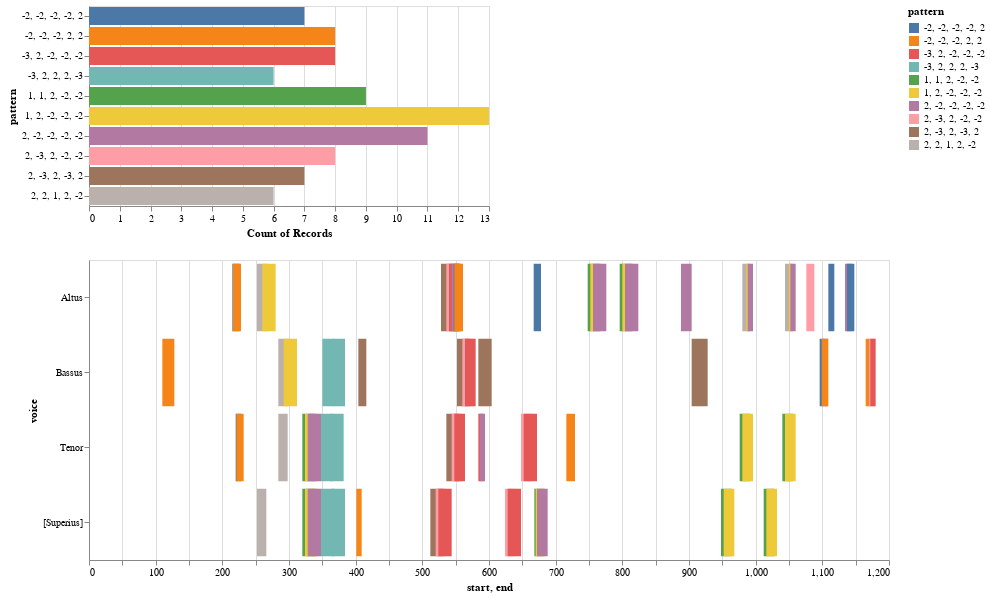

Notebook source saved alongside this figure:
### Code cell
# viz_demo.plot_ngrams_heatmap(mel_ngrams, mel_ngrams_duration, selected_patterns=['4, 1, 2, 2, -3'], voices=[])
viz_demo.plot_ngrams_heatmap(mel_ngrams, mel_ngrams_duration, selected_patterns=mel_ngrams_top_patterns_list, voices=[])

### Figure 1 — Vega-Lite specification as saved in the notebook (floating-point values rounded to 4 significant figures)
{"config": {"view": {"continuousWidth": 400, "continuousHeight": 300}}, "vconcat": [{"mark": "bar", "encoding": {"color": {"type": "nominal", "field": "pattern"}, "opacity": {"condition": {"value": 1, "selection": "selector026"}, "value": 0.2}, "x": {"type": "nominal", "aggregate": "count", "field": "pattern"}, "y": {"type": "nominal", "field": "pattern"}}, "selection": {"selector026": {"type": "multi", "fields": ["pattern"]}}}, {"mark": "bar", "encoding": {"color": {"type": "nominal", "field": "pattern"}, "opacity": {"condition": {"value": 1, "selection": "selector026"}, "value": 0.2}, "tooltip": [{"type": "quantitative", "field": "start"}, {"type": "quantitative", "field": "end"}, {"type": "nominal", "field": "pattern"}], "x": {"type": "quantitative", "field": "start"}, "x2": {"field": "end"}, "y": {"type": "nominal", "field": "voice"}}, "height": 300, "selection": {"selector026": {"type": "multi", "fields": ["pattern"]}, "selector027": {"type": "interval", "bind": "scales", "encodings": ["x", "y"]}}, "width": 800}], "data": {"name": "data-3b0c6bedfd28711dbe07fb2f03008445"}, "$schema": "https://vega.github.io/schema/vega-lite/v4.8.1.json", "datasets": {"data-3b0c6bedfd28711dbe07fb2f03008445": [{"start": 252.0, "voice": "[Superius]", "pattern": "2, 2, 1, 2, -2", "end": 266.0}, {"start": 320.0, "voice": "[Superius]", "pattern": "1, 1, 2, -2, -2", "end": 340.0}, {"start": 324.0, "voice": "[Superius]", "pattern": "1, 2, -2, -2, -2", "end": 344.0}, {"start": 328.0, "voice": "[Superius]", "pattern": "2, -2, -2, -2, -2", "end": 348.0}, {"start": 348.0, "voice": "[Superius]", "pattern": "-3, 2, 2, 2, -3", "end": 368.0}, {"start": 364.0, "voice": "[Superius]", "pattern": "-3, 2, 2, 2, -3", "end": 384.0}, {"start": 401.0, "voice": "[Superius]", "pattern": "-2, -2, -2, 2, 2", "end": 409.0}, {"start": 512.0, "voice": "[Superius]", "pattern": "2, -3, 2, -3, 2", "end": 531.0}, {"start": 520.0, "voice": "[Superius]", "pattern": "2, -3, 2, -2, -2", "end": 536.0}, {"start": 524.0, "voice": "[Superius]", "pattern": "-3, 2, -2, -2, -2", "end": 544.0}, {"start": 624.0, "voice": "[Superius]", "pattern": "2, -3, 2, -2, -2", "end": 640.0}, {"start": 628.0, "voice": "[Superius]", "pattern": "-3, 2, -2, -2, -2", "end": 648.0}, {"start": 668.0, "voice": "[Superius]", "pattern": "1, 1, 2, -2, -2", "end": 682.0}, {"start": 670.0, "voice": "[Superius]", "pattern": "1, 2, -2, -2, -2", "end": 684.0}, {"start": 672.0, "voice": "[Superius]", "pattern": "2, -2, -2, -2, -2", "end": 688.0}, {"start": 948.0, "voice": "[Superius]", "pattern": "1, 1, 2, -2, -2", "end": 964.0}, {"start": 952.0, "voice": "[Superius]", "pattern": "1, 2, -2, -2, -2", "end": 968.0}, {"start": 1012.0, "voice": "[Superius]", "pattern": "1, 1, 2, -2, -2", "end": 1028.0}, {"start": 1016.0, "voice": "[Superius]", "pattern": "1, 2, -2, -2, -2", "end": 1032.0}, {"start": 215.0, "voice": "Altus", "pattern": "-2, -2, -2, -2, 2", "end": 226.0}, {"start": 216.0, "voice": "Altus", "pattern": "-2, -2, -2, 2, 2", "end": 228.0}, {"start": 252.0, "voice": "Altus", "pattern": "2, 2, 1, 2, -2", "end": 268.0}, {"start": 260.0, "voice": "Altus", "pattern": "1, 2, -2, -2, -2", "end": 280.0}, {"start": 528.0, "voice": "Altus", "pattern": "2, -3, 2, -3, 2", "end": 547.0}, {"start": 536.0, "voice": "Altus", "pattern": "2, -3, 2, -2, -2", "end": 552.0}, {"start": 540.0, "voice": "Altus", "pattern": "-3, 2, -2, -2, -2", "end": 555.0}, {"start": 544.0, "voice": "Altus", "pattern": "2, -2, -2, -2, -2", "end": 556.0}, {"start": 547.0, "voice": "Altus", "pattern": "-2, -2, -2, -2, 2", "end": 558.0}, {"start": 548.0, "voice": "Altus", "pattern": "-2, -2, -2, 2, 2", "end": 561.0}, {"start": 667.0, "voice": "Altus", "pattern": "-2, -2, -2, -2, 2", "end": 678.0}, {"start": 748.0, "voice": "Altus", "pattern": "1, 1, 2, -2, -2", "end": 766.0}, {"start": 752.0, "voice": "Altus", "pattern": "1, 2, -2, -2, -2", "end": 768.0}, {"start": 756.0, "voice": "Altus", "pattern": "2, -2, -2, -2, -2", "end": 776.0}, {"start": 796.0, "voice": "Altus", "pattern": "1, 1, 2, -2, -2", "end": 814.0}, {"start": 800.0, "voice": "Altus", "pattern": "1, 2, -2, -2, -2", "end": 816.0}, {"start": 804.0, "voice": "Altus", "pattern": "2, -2, -2, -2, -2", "end": 824.0}, {"start": 888.0, "voice": "Altus", "pattern": "2, -2, -2, -2, -2", "end": 904.0}, {"start": 980.0, "voice": "Altus", "pattern": "2, 2, 1, 2, -2", "end": 990.0}, {"start": 986.0, "voice": "Altus", "pattern": "1, 2, -2, -2, -2", "end": 992.0}, {"start": 988.0, "voice": "Altus", "pattern": "2, -2, -2, -2, -2", "end": 996.0}, {"start": 1044.0, "voice": "Altus", "pattern": "2, 2, 1, 2, -2", "end": 1054.0}, {"start": 1050.0, "voice": "Altus", "pattern": "1, 2, -2, -2, -2", "end": 1056.0}, {"start": 1052.0, "voice": "Altus", "pattern": "2, -2, -2, -2, -2", "end": 1060.0}, {"start": 1076.0, "voice": "Altus", "pattern": "2, -3, 2, -2, -2", "end": 1088.0}, {"start": 1109.0, "voice": "Altus", "pattern": "-2, -2, -2, -2, 2", "end": 1118.0}, {"start": 1134.0, "voice": "Altus", "pattern": "2, -2, -2, -2, -2", "end": 1144.0}, {"start": 1137.0, "voice": "Altus", "pattern": "-2, -2, -2, -2, 2", "end": 1148.0}, {"start": 220.0, "voice": "Tenor", "pattern": "-2, -2, -2, -2, 2", "end": 228.0}, {"start": 221.0, "voice": "Tenor", "pattern": "-2, -2, -2, 2, 2", "end": 232.0}, {"start": 284.0, "voice": "Tenor", "pattern": "2, 2, 1, 2, -2", "end": 298.0}, {"start": 320.0, "voice": "Tenor", "pattern": "1, 1, 2, -2, -2", "end": 340.0}, {"start": 324.0, "voice": "Tenor", "pattern": "1, 2, -2, -2, -2", "end": 344.0}, {"start": 328.0, "voice": "Tenor", "pattern": "2, -2, -2, -2, -2", "end": 348.0}, {"start": 348.0, "voice": "Tenor", "pattern": "-3, 2, 2, 2, -3", "end": 366.0}, {"start": 362.0, "voice": "Tenor", "pattern": "-3, 2, 2, 2, -3", "end": 382.0}, {"start": 536.0, "voice": "Tenor", "pattern": "2, -3, 2, -3, 2", "end": 555.0}, {"start": 544.0, "voice": "Tenor", "pattern": "2, -3, 2, -2, -2", "end": 560.0}, {"start": 548.0, "voice": "Tenor", "pattern": "-3, 2, -2, -2, -2", "end": 564.0}, {"start": 584.0, "voice": "Tenor", "pattern": "-3, 2, -2, -2, -2", "end": 592.0}, {"start": 586.0, "voice": "Tenor", "pattern": "2, -2, -2, -2, -2", "end": 594.0}, {"start": 648.0, "voice": "Tenor", "pattern": "2, -3, 2, -2, -2", "end": 664.0}, {"start": 652.0, "voice": "Tenor", "pattern": "-3, 2, -2, -2, -2", "end": 672.0}, {"start": 716.0, "voice": "Tenor", "pattern": "-2, -2, -2, 2, 2", "end": 729.0}, {"start": 976.0, "voice": "Tenor", "pattern": "1, 1, 2, -2, -2", "end": 992.0}, {"start": 980.0, "voice": "Tenor", "pattern": "1, 2, -2, -2, -2", "end": 996.0}, {"start": 1040.0, "voice": "Tenor", "pattern": "1, 1, 2, -2, -2", "end": 1056.0}, {"start": 1044.0, "voice": "Tenor", "pattern": "1, 2, -2, -2, -2", "end": 1060.0}, {"start": 110.0, "voice": "Bassus", "pattern": "-2, -2, -2, 2, 2", "end": 128.0}, {"start": 284.0, "voice": "Bassus", "pattern": "2, 2, 1, 2, -2", "end": 300.0}, {"start": 292.0, "voice": "Bassus", "pattern": "1, 2, -2, -2, -2", "end": 312.0}, {"start": 350.0, "voice": "Bassus", "pattern": "-3, 2, 2, 2, -3", "end": 368.0}, {"start": 366.0, "voice": "Bassus", "pattern": "-3, 2, 2, 2, -3", "end": 384.0}, {"start": 404.0, "voice": "Bassus", "pattern": "2, -3, 2, -3, 2", "end": 416.0}, {"start": 552.0, "voice": "Bassus", "pattern": "2, -3, 2, -3, 2", "end": 571.0}, {"start": 560.0, "voice": "Bassus", "pattern": "2, -3, 2, -2, -2", "end": 576.0}, {"start": 564.0, "voice": "Bassus", "pattern": "-3, 2, -2, -2, -2", "end": 580.0}, {"start": 584.0, "voice": "Bassus", "pattern": "2, -3, 2, -3, 2", "end": 604.0}, {"start": 904.0, "voice": "Bassus", "pattern": "2, -3, 2, -3, 2", "end": 928.0}, {"start": 1096.0, "voice": "Bassus", "pattern": "-2, -2, -2, -2, 2", "end": 1108.0}, {"start": 1099.0, "voice": "Bassus", "pattern": "-2, -2, -2, 2, 2", "end": 1109.0}, {"start": 1165.0, "voice": "Bassus", "pattern": "-2, -2, -2, 2, 2", "end": 1172.0}, {"start": 1170.0, "voice": "Bassus", "pattern": "2, -3, 2, -2, -2", "end": 1179.0}, {"start": 1172.0, "voice": "Bassus", "pattern": "-3, 2, -2, -2, -2", "end": 1180.0}]}}
